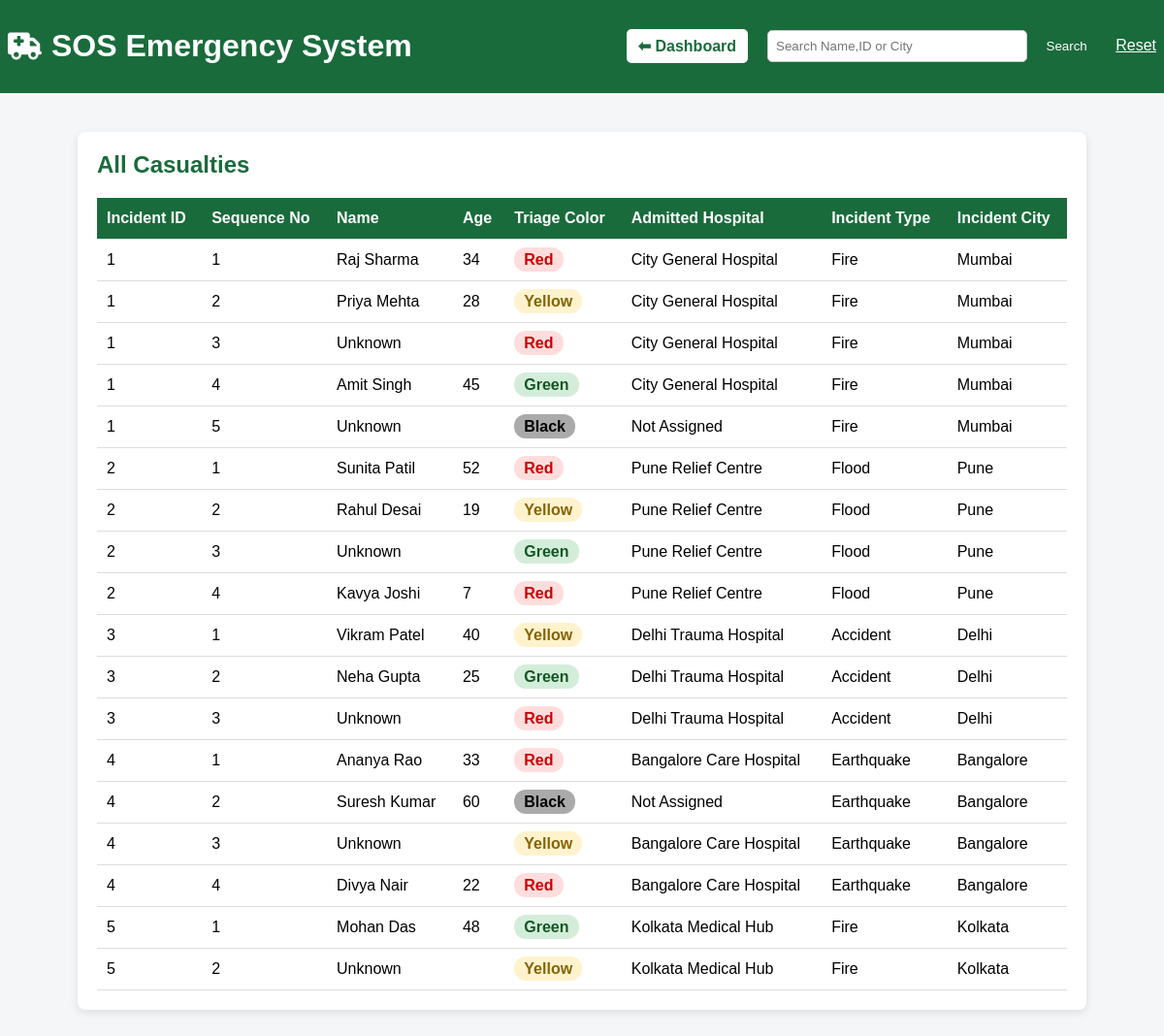
Page /Fronted_/display_casualty.php on the committed database.
### tables this page shows
CREATE TABLE `casualty` (
  `Incident_ID` int(11) NOT NULL,
  `Sequence_No` int(11) NOT NULL,
  `Name` varchar(100) NOT NULL DEFAULT 'Unknown',
  `Age` tinyint(4) DEFAULT NULL CHECK (`Age` between 0 and 120),
  `Triage_Color` enum('Red','Yellow','Green','Black') NOT NULL,
  `Admitted_Hospital_ID` int(11) DEFAULT NULL
);

CREATE TABLE `hospital` (
  `Hospital_ID` int(11) NOT NULL,
  `Name` varchar(150) NOT NULL,
  `Available_Beds` int(11) NOT NULL DEFAULT 0 CHECK (`Available_Beds` >= 0),
  `Street` varchar(200) NOT NULL,
  `City` varchar(100) NOT NULL,
  `Zip_Code` varchar(10) NOT NULL
);

CREATE TABLE `incident` (
  `Incident_ID` int(11) NOT NULL,
  `Trigger_Call_ID` int(11) NOT NULL,
  `Type` enum('Fire','Flood','Accident','Earthquake','Other') NOT NULL,
  `Severity` tinyint(4) NOT NULL CHECK (`Severity` between 1 and 5),
  `City` varchar(100) NOT NULL,
  `Reported_At` datetime NOT NULL DEFAULT current_timestamp(),
  `Status` enum('Active','Controlled','Closed') NOT NULL DEFAULT 'Active'
);

### Fronted_/display_casualty.php (the view, shortened to what this page needs)
<?php
require_once "db_connect.php";
$search = "";
if($search != ""){
    $sql = "
        SELECT
            c.incident_ID,
            c.Sequence_No,
            c.Name AS Casualty_Name,
            c.Age,
            c.Triage_Color,
            c.Admitted_Hospital_ID,
            i.Type AS Incident_Type,
            i.City AS Incident_City,
            h.Name AS Hospital_Name
        FROM CASUALTY c
        LEFT JOIN INCIDENT i ON c.incident_ID = i.incident_ID
        LEFT JOIN HOSPITAL h ON c.Admitted_Hospital_ID = h.Hospital_ID
        WHERE
            c.Name LIKE '%$search%'
            OR c.Triage_Color LIKE '%$search%'
            OR i.City LIKE '%$search%'
            OR c.incident_ID LIKE '%$search%'
        ORDER BY c.incident_ID, c.Sequence_No
    ";
}
else{
    $sql = "
        SELECT
            c.incident_ID,
            c.Sequence_No,
            c.Name AS Casualty_Name,
            c.Age,
            c.Triage_Color,
            c.Admitted_Hospital_ID,
            i.Type AS Incident_Type,
            i.City AS Incident_City,
            h.Name AS Hospital_Name
        FROM CASUALTY c
        LEFT JOIN INCIDENT i ON c.incident_ID = i.incident_ID
        LEFT JOIN HOSPITAL h ON c.Admitted_Hospital_ID = h.Hospital_ID
        ORDER BY c.incident_ID, c.Sequence_No
    ";
}
$result = $conn->query($sql);
$casualties = [];
if($result){
    $casualties = $result->fetch_all(MYSQLI_ASSOC);
}
?>
<!DOCTYPE html>
<html lang="en">
<head>
<link rel="stylesheet" href="https://cdnjs.cloudflare.com/ajax/libs/font-awesome/6.5.0/css/all.min.css">
</head>
<body>
<header>
<div class="logo-area">
<i class="fa-solid fa-truck-medical logo"></i>
<h1>SOS Emergency System</h1>
</div>
<div class="header-right">
<a href="index.php" class="back-btn">⬅ Dashboard</a>
<form method="GET" class="search_form">
<input type="text"
name="search"
placeholder="Search Name,ID or City"
value="<?= htmlspecialchars($search ?? '') ?>"
style="padding:8px;width:250px;border:1px solid #ccc;border-radius:5px;">
<button type="submit"
style="padding:8px 15px;background:#1a6b3c;color:white;border:none;border-radius:5px;">
Search
</button>
<a href="display_casualty.php"
style="margin-left:10px;color:white;">Reset</a>
</form>
</div>
</header>
<div class="container">
<h2>All Casualties</h2>
<?php if(empty($casualties)): ?>
<p>No casualties found.</p>
<?php else: ?>
<table>
<thead>
<tr>
<th>Incident ID</th>
<th>Sequence No</th>
<th>Name</th>
<th>Age</th>
<th>Triage Color</th>
<th>Admitted Hospital</th>
<th>Incident Type</th>
<th>Incident City</th>
</tr>
</thead>
<tbody>
<?php foreach($casualties as $c): ?>
<tr>
<td><?= htmlspecialchars($c['incident_ID']) ?></td>
<td><?= htmlspecialchars($c['Sequence_No']) ?></td>
<td><?= htmlspecialchars($c['Casualty_Name']) ?></td>
<td><?= htmlspecialchars($c['Age']) ?></td>
<td>
<span class="triage triage-<?= htmlspecialchars($c['Triage_Color']) ?>">
<?= htmlspecialchars($c['Triage_Color']) ?>
</span>
</td>
<td><?= htmlspecialchars($c['Hospital_Name'] ?? 'Not Assigned') ?></td>
<td><?= htmlspecialchars($c['Incident_Type'] ?? '-') ?></td>
<td><?= htmlspecialchars($c['Incident_City'] ?? '-') ?></td>
</tr>
<?php endforeach; ?>
</tbody>
</table>
<?php endif; ?>
</div>
</body>
</html>

### Fronted_/display_casualty.php (style rules this page uses)
body { font-family:Arial, sans-serif; background:#f4f6f8; margin:0; }
header { background:#1a6b3c; color:white; padding:8px; display:flex; justify-content:space-between; align-items:center; }
.header-right { display:flex; align-items:center; gap:10px; }
.container { width:90%; max-width:1000px; margin:40px auto; background:white; padding:20px; border-radius:8px; box-shadow:0 3px 10px rgba(0,0,0,0.1); }
h2 { color:#1a6b3c;margin-top:0; }
table { width:100%; border-collapse: collapse; margin-top:20px; }
th, td { padding:12px 10px; border-bottom:1px solid #ddd; text-align:left; }
th { background:#1a6b3c; color:white; }
.triage { padding:4px 10px; border-radius:12px; font-weight:bold; }
.triage-Red { background:#ffdddd;color:#cc0000; }
.triage-Yellow { background:#fff3cd;color:#856404; }
.triage-Green { background:#d4edda;color:#155724; }
.triage-Black { background:#aaa;color:#000; }
.back-btn { background:white; color:#1a6b3c; padding:8px 12px; border-radius:5px; text-decoration:none; font-weight:bold; margin-right:10px; }
.logo-area { display:flex; align-items:center; gap:10px; }
.logo { font-size:28px; }

### rows in the picture
casualty: Incident_ID "1", Sequence_No "1", Name "Raj Sharma", Age "34", Triage_Color "Red", Admitted_Hospital_ID.Name "City General Hospital", Incident_ID.Type "Fire", Incident_ID.City "Mumbai"
casualty: Incident_ID "1", Sequence_No "2", Name "Priya Mehta", Age "28", Triage_Color "Yellow", Admitted_Hospital_ID.Name "City General Hospital", Incident_ID.Type "Fire", Incident_ID.City "Mumbai"
casualty: Incident_ID "1", Sequence_No "3", Name "Unknown", Triage_Color "Red", Admitted_Hospital_ID.Name "City General Hospital", Incident_ID.Type "Fire", Incident_ID.City "Mumbai"
casualty: Incident_ID "1", Sequence_No "4", Name "Amit Singh", Age "45", Triage_Color "Green", Admitted_Hospital_ID.Name "City General Hospital", Incident_ID.Type "Fire", Incident_ID.City "Mumbai"
casualty: Incident_ID "1", Sequence_No "5", Name "Unknown", Triage_Color "Black", Hospital_Name "Not Assigned", Incident_ID.Type "Fire", Incident_ID.City "Mumbai"
casualty: Incident_ID "2", Sequence_No "1", Name "Sunita Patil", Age "52", Triage_Color "Red", Admitted_Hospital_ID.Name "Pune Relief Centre", Incident_ID.Type "Flood", Incident_ID.City "Pune"
casualty: Incident_ID "2", Sequence_No "2", Name "Rahul Desai", Age "19", Triage_Color "Yellow", Admitted_Hospital_ID.Name "Pune Relief Centre", Incident_ID.Type "Flood", Incident_ID.City "Pune"
casualty: Incident_ID "2", Sequence_No "3", Name "Unknown", Triage_Color "Green", Admitted_Hospital_ID.Name "Pune Relief Centre", Incident_ID.Type "Flood", Incident_ID.City "Pune"
casualty: Incident_ID "2", Sequence_No "4", Name "Kavya Joshi", Age "7", Triage_Color "Red", Admitted_Hospital_ID.Name "Pune Relief Centre", Incident_ID.Type "Flood", Incident_ID.City "Pune"
casualty: Incident_ID "3", Sequence_No "1", Name "Vikram Patel", Age "40", Triage_Color "Yellow", Admitted_Hospital_ID.Name "Delhi Trauma Hospital", Incident_ID.Type "Accident", Incident_ID.City "Delhi"
casualty: Incident_ID "3", Sequence_No "2", Name "Neha Gupta", Age "25", Triage_Color "Green", Admitted_Hospital_ID.Name "Delhi Trauma Hospital", Incident_ID.Type "Accident", Incident_ID.City "Delhi"
casualty: Incident_ID "3", Sequence_No "3", Name "Unknown", Triage_Color "Red", Admitted_Hospital_ID.Name "Delhi Trauma Hospital", Incident_ID.Type "Accident", Incident_ID.City "Delhi"
casualty: Incident_ID "4", Sequence_No "1", Name "Ananya Rao", Age "33", Triage_Color "Red", Admitted_Hospital_ID.Name "Bangalore Care Hospital", Incident_ID.Type "Earthquake", Incident_ID.City "Bangalore"
casualty: Incident_ID "4", Sequence_No "2", Name "Suresh Kumar", Age "60", Triage_Color "Black", Hospital_Name "Not Assigned", Incident_ID.Type "Earthquake", Incident_ID.City "Bangalore"
casualty: Incident_ID "4", Sequence_No "3", Name "Unknown", Triage_Color "Yellow", Admitted_Hospital_ID.Name "Bangalore Care Hospital", Incident_ID.Type "Earthquake", Incident_ID.City "Bangalore"
casualty: Incident_ID "4", Sequence_No "4", Name "Divya Nair", Age "22", Triage_Color "Red", Admitted_Hospital_ID.Name "Bangalore Care Hospital", Incident_ID.Type "Earthquake", Incident_ID.City "Bangalore"
casualty: Incident_ID "5", Sequence_No "1", Name "Mohan Das", Age "48", Triage_Color "Green", Admitted_Hospital_ID.Name "Kolkata Medical Hub", Incident_ID.Type "Fire", Incident_ID.City "Kolkata"
casualty: Incident_ID "5", Sequence_No "2", Name "Unknown", Triage_Color "Yellow", Admitted_Hospital_ID.Name "Kolkata Medical Hub", Incident_ID.Type "Fire", Incident_ID.City "Kolkata"
